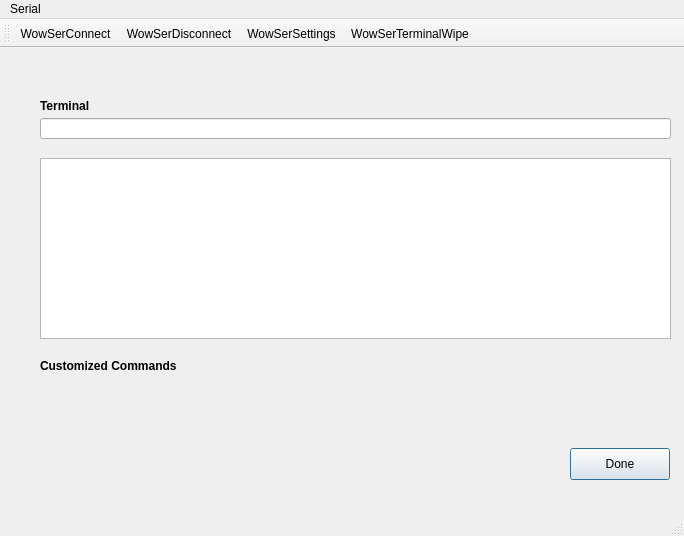
<?xml version="1.0" encoding="UTF-8"?>
<ui version="4.0">
 <class>wowserTerminal</class>
 <widget class="QMainWindow" name="wowserTerminal">
  <property name="geometry">
   <rect>
    <x>0</x>
    <y>0</y>
    <width>684</width>
    <height>536</height>
   </rect>
  </property>
  <property name="windowTitle">
   <string>WowSer Terminal</string>
  </property>
  <widget class="QWidget" name="centralwidget">
   <widget class="QLineEdit" name="lineEdit_TerminalUserCommandLine">
    <property name="geometry">
     <rect>
      <x>40</x>
      <y>70</y>
      <width>631</width>
      <height>21</height>
     </rect>
    </property>
    <property name="font">
     <font>
      <family>Courier New</family>
     </font>
    </property>
   </widget>
   <widget class="QPushButton" name="pushButton_Done">
    <property name="geometry">
     <rect>
      <x>570</x>
      <y>400</y>
      <width>100</width>
      <height>32</height>
     </rect>
    </property>
    <property name="text">
     <string>Done</string>
    </property>
    <property name="checkable">
     <bool>false</bool>
    </property>
    <property name="autoDefault">
     <bool>false</bool>
    </property>
    <property name="default">
     <bool>true</bool>
    </property>
   </widget>
   <widget class="QLabel" name="label">
    <property name="geometry">
     <rect>
      <x>40</x>
      <y>50</y>
      <width>101</width>
      <height>16</height>
     </rect>
    </property>
    <property name="text">
     <string>&lt;html&gt;&lt;head/&gt;&lt;body&gt;&lt;p&gt;&lt;span style=&quot; font-weight:700;&quot;&gt;Terminal&lt;/span&gt;&lt;/p&gt;&lt;/body&gt;&lt;/html&gt;</string>
    </property>
   </widget>
   <widget class="QTextBrowser" name="textBrowser_TerminalScreen">
    <property name="geometry">
     <rect>
      <x>40</x>
      <y>110</y>
      <width>631</width>
      <height>181</height>
     </rect>
    </property>
    <property name="font">
     <font>
      <family>Courier New</family>
     </font>
    </property>
   </widget>
   <widget class="QLabel" name="label_2">
    <property name="geometry">
     <rect>
      <x>40</x>
      <y>310</y>
      <width>161</width>
      <height>16</height>
     </rect>
    </property>
    <property name="text">
     <string>&lt;html&gt;&lt;head/&gt;&lt;body&gt;&lt;p&gt;&lt;span style=&quot; font-weight:700;&quot;&gt;Customized Commands &lt;/span&gt;&lt;/p&gt;&lt;/body&gt;&lt;/html&gt;</string>
    </property>
   </widget>
  </widget>
  <widget class="QMenuBar" name="menubar">
   <property name="geometry">
    <rect>
     <x>0</x>
     <y>0</y>
     <width>684</width>
     <height>24</height>
    </rect>
   </property>
   <widget class="QMenu" name="menuSerial">
    <property name="title">
     <string>Serial</string>
    </property>
    <addaction name="actionConnect"/>
    <addaction name="actionDisconnect"/>
    <addaction name="separator"/>
    <addaction name="actionReport"/>
    <addaction name="actionFormat"/>
    <addaction name="separator"/>
    <addaction name="actionWowSerConnect"/>
    <addaction name="actionWowSerDisconnect"/>
    <addaction name="actionWowSerSettings"/>
    <addaction name="actionWowSerTerminalWipe"/>
   </widget>
   <addaction name="menuSerial"/>
  </widget>
  <widget class="QStatusBar" name="statusbar"/>
  <widget class="QToolBar" name="toolBar">
   <property name="windowTitle">
    <string>toolBar</string>
   </property>
   <attribute name="toolBarArea">
    <enum>TopToolBarArea</enum>
   </attribute>
   <attribute name="toolBarBreak">
    <bool>false</bool>
   </attribute>
   <addaction name="actionWowSerConnect"/>
   <addaction name="actionWowSerDisconnect"/>
   <addaction name="actionWowSerSettings"/>
   <addaction name="actionWowSerTerminalWipe"/>
  </widget>
  <action name="actionConnect">
   <property name="text">
    <string>Connect</string>
   </property>
  </action>
  <action name="actionDisconnect">
   <property name="text">
    <string>Disconnect</string>
   </property>
  </action>
  <action name="actionReport">
   <property name="text">
    <string>Report</string>
   </property>
  </action>
  <action name="actionFormat">
   <property name="text">
    <string>Format</string>
   </property>
  </action>
  <action name="actionWowSerSettings">
   <property name="icon">
    <iconset>
     <normaloff>stuffserial/settings.png</normaloff>stuffserial/settings.png</iconset>
   </property>
   <property name="text">
    <string>WowSerSettings</string>
   </property>
   <property name="toolTip">
    <string>Serial port settings configuration...</string>
   </property>
   <property name="menuRole">
    <enum>QAction::NoRole</enum>
   </property>
  </action>
  <action name="actionWowSerConnect">
   <property name="icon">
    <iconset>
     <normaloff>stuffserial/connect.png</normaloff>stuffserial/connect.png</iconset>
   </property>
   <property name="text">
    <string>WowSerConnect</string>
   </property>
   <property name="toolTip">
    <string>Connect with the serial port...</string>
   </property>
   <property name="menuRole">
    <enum>QAction::NoRole</enum>
   </property>
  </action>
  <action name="actionWowSerDisconnect">
   <property name="icon">
    <iconset>
     <normaloff>stuffserial/disconnect.png</normaloff>stuffserial/disconnect.png</iconset>
   </property>
   <property name="text">
    <string>WowSerDisconnect</string>
   </property>
   <property name="toolTip">
    <string>Disconnect the serial port...</string>
   </property>
   <property name="menuRole">
    <enum>QAction::NoRole</enum>
   </property>
  </action>
  <action name="actionWowSerTerminalWipe">
   <property name="icon">
    <iconset>
     <normaloff>stuffserial/clear.png</normaloff>stuffserial/clear.png</iconset>
   </property>
   <property name="text">
    <string>WowSerTerminalWipe</string>
   </property>
   <property name="toolTip">
    <string>Clear the serial port terminal...</string>
   </property>
   <property name="menuRole">
    <enum>QAction::NoRole</enum>
   </property>
  </action>
 </widget>
 <resources/>
 <connections/>
</ui>
